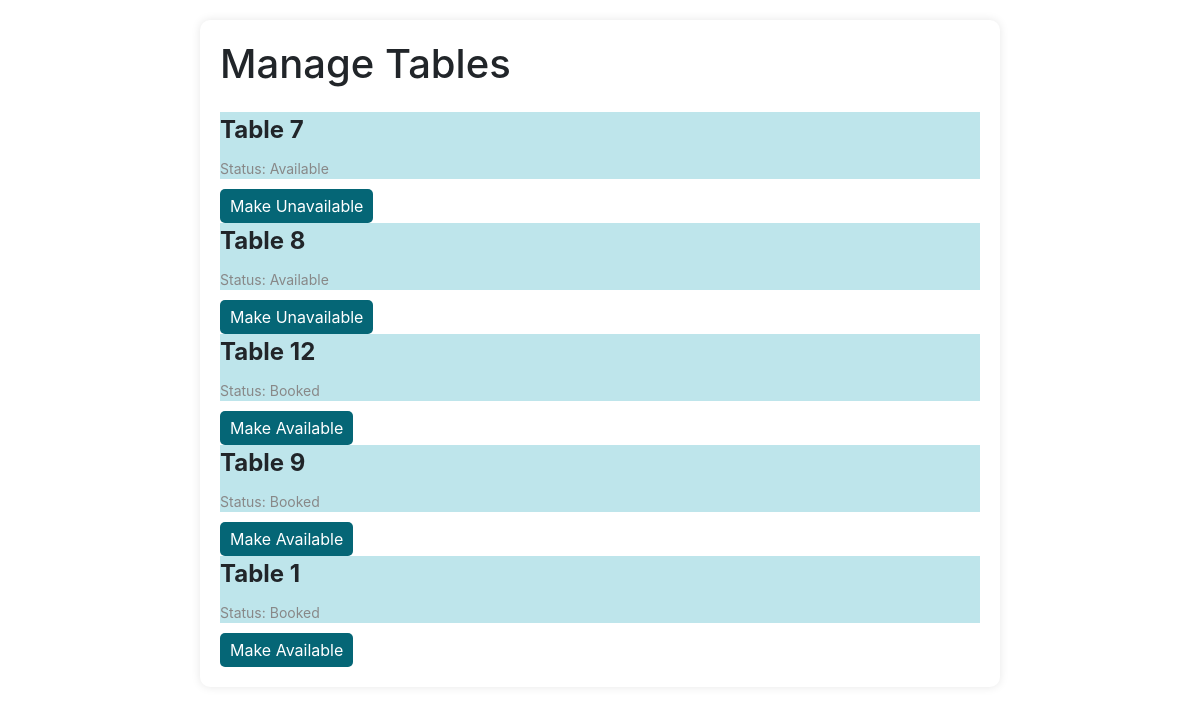
The page /cafe/manage_table.php on the database its author committed.
### tables this page shows
CREATE TABLE `tablecount` (
  `id` int(200) NOT NULL,
  `table_number` varchar(200) NOT NULL,
  `capacity` varchar(100) NOT NULL,
  `is_available` varchar(50) NOT NULL
);

### cafe/manage_table.php (the view, shortened to what this page needs)
<?php
include 'connect.php';
$sql = "SELECT * FROM tablecount";
$result = mysqli_query($con, $sql);
$tables = mysqli_fetch_all($result, MYSQLI_ASSOC);
?>
<!doctype html>
<html lang="en">
<head>
    <link href="https://stackpath.bootstrapcdn.com/bootstrap/4.3.1/css/bootstrap.min.css" rel="stylesheet">
</head>
<body>
    <div class="container">
        <h1 class="mb-4">Manage Tables</h1>
        <div class="table-list">
            <?php foreach ($tables as $table) : ?>
                <div class="table-card">
                    <div class="table-info">
                        <div class="table-number">Table <?php echo $table['table_number']; ?></div>
                        <div class="table-status">
                            Status: <?php echo $table['is_available'] ? '<span class="status-available">Available</span>' : '<span class="status-booked">Booked</span>'; ?>
                        </div>
                    </div>
                    <form method="post">
                        <button type="submit" name="toggle" class="btn btn-toggle">
                            <?php echo $table['is_available'] ? 'Make Unavailable' : 'Make Available'; ?>
                        </button>
                    </form>
                </div>
            <?php endforeach; ?>
        </div>
    </div>
</body>
</html>

### cafe/manage_table.php (style rules this page uses)
.container { max-width: 800px; margin: 0 auto; padding: 20px; background-color: #fff; border-radius: 10px; box-shadow: 0 0 10px rgba(0, 0, 0, 0.1); margin-top: 20px; }
.table-number { font-size: 24px; font-weight: bold; margin-bottom: 10px; }
.table-status { font-size: 14px; color: #888; margin-bottom: 10px; }
.btn { padding: 5px 10px; border-radius: 5px; cursor: pointer; transition: background-color 0.3s ease; }
.btn-toggle { background-color: #056676; color: white; border: none; }

### rows shown on the page
tablecount: table_number "7", is_available "Available"
tablecount: table_number "8", is_available "Available"
tablecount: table_number "12", is_available "Booked"
tablecount: table_number "9", is_available "Booked"
tablecount: table_number "1", is_available "Booked"
